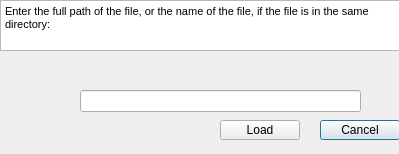
<?xml version="1.0" encoding="UTF-8"?>
<ui version="4.0">
 <class>LoadScientistsFromFileDialog</class>
 <widget class="QDialog" name="LoadScientistsFromFileDialog">
  <property name="geometry">
   <rect>
    <x>0</x>
    <y>0</y>
    <width>399</width>
    <height>154</height>
   </rect>
  </property>
  <property name="windowTitle">
   <string>Dialog</string>
  </property>
  <widget class="QPushButton" name="ButtonCancel">
   <property name="geometry">
    <rect>
     <x>320</x>
     <y>120</y>
     <width>80</width>
     <height>20</height>
    </rect>
   </property>
   <property name="text">
    <string>Cancel</string>
   </property>
  </widget>
  <widget class="QLineEdit" name="InputForTextFileName">
   <property name="geometry">
    <rect>
     <x>80</x>
     <y>90</y>
     <width>281</width>
     <height>22</height>
    </rect>
   </property>
  </widget>
  <widget class="QPushButton" name="ButtonLoad">
   <property name="geometry">
    <rect>
     <x>220</x>
     <y>120</y>
     <width>80</width>
     <height>20</height>
    </rect>
   </property>
   <property name="text">
    <string>Load</string>
   </property>
  </widget>
  <widget class="QTextBrowser" name="textForLoadToFile">
   <property name="geometry">
    <rect>
     <x>0</x>
     <y>0</y>
     <width>401</width>
     <height>51</height>
    </rect>
   </property>
   <property name="html">
    <string>&lt;!DOCTYPE HTML PUBLIC &quot;-//W3C//DTD HTML 4.0//EN&quot; &quot;http://www.w3.org/TR/REC-html40/strict.dtd&quot;&gt;
&lt;html&gt;&lt;head&gt;&lt;meta name=&quot;qrichtext&quot; content=&quot;1&quot; /&gt;&lt;style type=&quot;text/css&quot;&gt;
p, li { white-space: pre-wrap; }
&lt;/style&gt;&lt;/head&gt;&lt;body style=&quot; font-family:'MS Shell Dlg 2'; font-size:7.8pt; font-weight:400; font-style:normal;&quot;&gt;
&lt;p style=&quot; margin-top:0px; margin-bottom:0px; margin-left:0px; margin-right:0px; -qt-block-indent:0; text-indent:0px;&quot;&gt;&lt;span style=&quot; font-size:8.14286pt;&quot;&gt;Enter the full path of the file, or the name of the file, if the file is in the same directory:&lt;/span&gt;&lt;/p&gt;&lt;/body&gt;&lt;/html&gt;</string>
   </property>
  </widget>
 </widget>
 <tabstops>
  <tabstop>InputForTextFileName</tabstop>
  <tabstop>ButtonLoad</tabstop>
  <tabstop>ButtonCancel</tabstop>
 </tabstops>
 <resources/>
 <connections/>
</ui>
